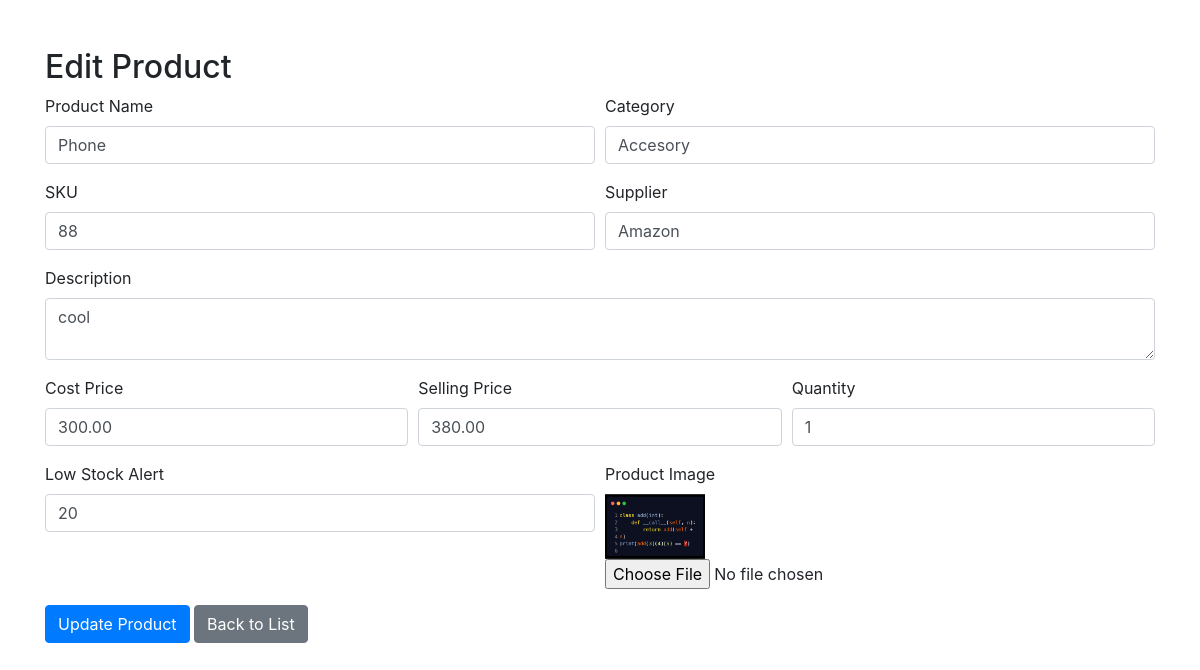
The page /edits/edit_product.php?id=3 (signed in) on the database its author committed.
### tables this page shows
CREATE TABLE `products` (
  `id` int(11) NOT NULL,
  `name` varchar(100) NOT NULL,
  `category` varchar(100) DEFAULT NULL,
  `sku` varchar(50) DEFAULT NULL,
  `description` text DEFAULT NULL,
  `cost_price` decimal(10,2) DEFAULT 0.00,
  `price` decimal(10,2) NOT NULL,
  `quantity` int(11) NOT NULL DEFAULT 0,
  `low_stock` int(11) DEFAULT 5,
  `supplier` varchar(100) DEFAULT NULL,
  `image` varchar(255) DEFAULT NULL,
  `created_by` int(11) DEFAULT NULL,
  `created_at` timestamp NOT NULL DEFAULT current_timestamp()
);

### edits/edit_product.php (the view, shortened to what this page needs)
<?php
include_once(__DIR__ . "/../config/config.php");
$product_id = (int) $_GET['id'];
$stmt = mysqli_prepare($conn, "SELECT * FROM products WHERE id = ?");
mysqli_stmt_bind_param($stmt, "i", $product_id);
mysqli_stmt_execute($stmt);
$result = mysqli_stmt_get_result($stmt);
$product = mysqli_fetch_assoc($result);
?>
<!DOCTYPE html>
<html lang="en">
<head>
    <link href="../vendor/bootstrap-4.1/bootstrap.min.css" rel="stylesheet" media="all">
</head>
<body>
    <div class="container mt-5">
        <h2>Edit Product</h2>
        <form method="POST" enctype="multipart/form-data">
            <div class="form-row">
                <div class="form-group col-md-6">
                    <label>Product Name</label>
                    <input type="text" name="name" class="form-control" value="<?php echo htmlspecialchars($product['name']); ?>" required>
                </div>
                <div class="form-group col-md-6">
                    <label>Category</label>
                    <input type="text" name="category" class="form-control" value="<?php echo htmlspecialchars($product['category']); ?>">
                </div>
            </div>
            <div class="form-row">
                <div class="form-group col-md-6">
                    <label>SKU</label>
                    <input type="text" name="sku" class="form-control" value="<?php echo htmlspecialchars($product['sku']); ?>" required>
                </div>
                <div class="form-group col-md-6">
                    <label>Supplier</label>
                    <input type="text" name="supplier" class="form-control" value="<?php echo htmlspecialchars($product['supplier']); ?>">
                </div>
            </div>
            <div class="form-group">
                <label>Description</label>
                <textarea name="description" class="form-control"><?php echo htmlspecialchars($product['description']); ?></textarea>
            </div>
            <div class="form-row">
                <div class="form-group col-md-4">
                    <label>Cost Price</label>
                    <input type="number" name="cost_price" step="0.01" class="form-control" value="<?php echo $product['cost_price']; ?>">
                </div>
                <div class="form-group col-md-4">
                    <label>Selling Price</label>
                    <input type="number" name="price" step="0.01" class="form-control" value="<?php echo $product['price']; ?>" required>
                </div>
                <div class="form-group col-md-4">
                    <label>Quantity</label>
                    <input type="number" name="quantity" class="form-control" value="<?php echo $product['quantity']; ?>" required>
                </div>
            </div>
            <div class="form-row">
                <div class="form-group col-md-6">
                    <label>Low Stock Alert</label>
                    <input type="number" name="low_stock" class="form-control" value="<?php echo $product['low_stock']; ?>">
                </div>
                <div class="form-group col-md-6">
                    <label>Product Image</label><br>
                    <?php if (!empty($product['image'])): ?>
                        <img src="<?php echo htmlspecialchars($product['image']); ?>" width="100" alt="Current Image"><br>
                    <?php endif; ?>
                    <input type="file" name="image" class="form-control-file">
                </div>
            </div>
            <button type="submit" name="update_product" class="btn btn-primary">Update Product</button>
            <a href="<?php
                if($_SESSION['role'] == "executive"){
                    echo "../executive/table.php#products-table";
                }
            ?>" class="btn btn-secondary">Back to List</a>
        </form>
    </div>
</body>
</html>

### rows shown on the page
products: name "Phone", category "Accesory", sku "88", supplier "Amazon", description "cool", cost_price "300.00", price "380.00", quantity "1", low_stock "20", image (picture)
